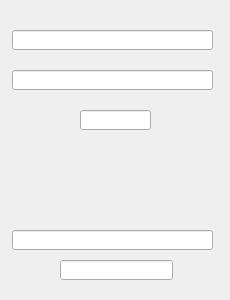
<?xml version="1.0" encoding="UTF-8"?>
<ui version="4.0">
 <class>bookwidget</class>
 <widget class="QWidget" name="bookwidget">
  <property name="geometry">
   <rect>
    <x>0</x>
    <y>0</y>
    <width>230</width>
    <height>300</height>
   </rect>
  </property>
  <property name="windowTitle">
   <string>Form</string>
  </property>
  <widget class="QLabel" name="fondoLabel">
   <property name="geometry">
    <rect>
     <x>-1</x>
     <y>-2</y>
     <width>230</width>
     <height>300</height>
    </rect>
   </property>
   <property name="text">
    <string/>
   </property>
   <property name="pixmap">
    <pixmap resource="pics.qrc">:/Imagenes/book.jpg</pixmap>
   </property>
   <property name="scaledContents">
    <bool>true</bool>
   </property>
  </widget>
  <widget class="QLineEdit" name="titleLE">
   <property name="geometry">
    <rect>
     <x>12</x>
     <y>30</y>
     <width>201</width>
     <height>20</height>
    </rect>
   </property>
  </widget>
  <widget class="QLineEdit" name="authorLE">
   <property name="geometry">
    <rect>
     <x>12</x>
     <y>70</y>
     <width>201</width>
     <height>20</height>
    </rect>
   </property>
  </widget>
  <widget class="QLineEdit" name="yearLE">
   <property name="geometry">
    <rect>
     <x>80</x>
     <y>110</y>
     <width>71</width>
     <height>20</height>
    </rect>
   </property>
  </widget>
  <widget class="QLineEdit" name="editorialLE">
   <property name="geometry">
    <rect>
     <x>12</x>
     <y>230</y>
     <width>201</width>
     <height>20</height>
    </rect>
   </property>
  </widget>
  <widget class="QLineEdit" name="typeLE">
   <property name="geometry">
    <rect>
     <x>60</x>
     <y>260</y>
     <width>113</width>
     <height>20</height>
    </rect>
   </property>
  </widget>
 </widget>
 <resources>
  <include location="pics.qrc"/>
 </resources>
 <connections/>
</ui>
